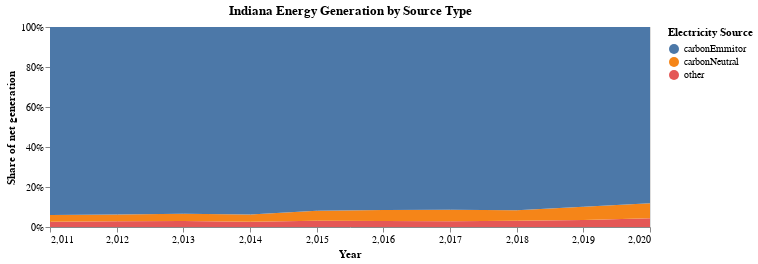

Notebook code for this chart:
### Code cell
carbonNeutral = ['BatteryStorage', 'Geothermal', 'Wind', 'Solar', 'PumpedStorage', 'Hydro', 'Nuclear']
carbonEmmitor = ['Coal','NaturalGas','Petroleum','Biomass']
other = ['Other']
typelist1 = [carbonNeutral, carbonEmmitor, other]
typenames1 = ['carbonNeutral', 'carbonEmmitor', 'other']
datafilter1 = 'energytype'
dataframe1 = df_merge[df_merge['State_x'] == 'IN']
title1 = "Indiana Energy Generation by Source Type"

energybytype(dataframe1, typelist1, typenames1, datafilter1, title1)

### Figure 1 — Vega-Lite specification as saved in the notebook (floating-point values rounded to 4 significant figures)
{"config": {"view": {"continuousWidth": 400, "continuousHeight": 300}}, "data": {"name": "data-4770a106d0262fae9363bf4cb60be8f6"}, "mark": "area", "encoding": {"color": {"type": "nominal", "field": "type", "legend": {"title": "Electricity Source"}}, "tooltip": [{"type": "quantitative", "field": "amount"}, {"type": "nominal", "field": "type"}, {"type": "ordinal", "field": "year"}], "x": {"type": "quantitative", "axis": {"tickMinStep": 1}, "field": "year", "title": "Year"}, "y": {"type": "quantitative", "field": "amount", "stack": "normalize", "title": "Share of net generation"}}, "height": 200, "selection": {"selector004": {"type": "interval", "bind": "scales", "encodings": ["x", "y"]}}, "title": "Indiana Energy Generation by Source Type", "width": 600, "$schema": "https://vega.github.io/schema/vega-lite/v4.8.1.json", "datasets": {"data-4770a106d0262fae9363bf4cb60be8f6": [{"type": "other", "amount": 2858000.0, "year": 2017.0}, {"type": "other", "amount": 2910000.0, "year": 2014.0}, {"type": "other", "amount": 2925000.0, "year": 2011.0}, {"type": "other", "amount": 3052000.0, "year": 2016.0}, {"type": "other", "amount": 3137000.0, "year": 2013.0}, {"type": "other", "amount": 3154000.0, "year": 2015.0}, {"type": "other", "amount": 3155000.0, "year": 2012.0}, {"type": "other", "amount": 3510000.0, "year": 2018.0}, {"type": "other", "amount": 3598000.0, "year": 2019.0}, {"type": "carbonNeutral", "amount": 3644000.0, "year": 2012.0}, {"type": "carbonNeutral", "amount": 3694000.0, "year": 2011.0}, {"type": "carbonNeutral", "amount": 3899000.0, "year": 2013.0}, {"type": "carbonNeutral", "amount": 3923000.0, "year": 2014.0}, {"type": "other", "amount": 3961000.0, "year": 2020.0}, {"type": "carbonNeutral", "amount": 5052000.0, "year": 2015.0}, {"type": "carbonNeutral", "amount": 5552000.0, "year": 2016.0}, {"type": "carbonNeutral", "amount": 5673000.0, "year": 2017.0}, {"type": "carbonNeutral", "amount": 5951000.0, "year": 2018.0}, {"type": "carbonNeutral", "amount": 6657000.0, "year": 2020.0}, {"type": "carbonNeutral", "amount": 6795000.0, "year": 2019.0}, {"type": "carbonEmmitor", "amount": 79010000.0, "year": 2020.0}, {"type": "carbonEmmitor", "amount": 90370000.0, "year": 2017.0}, {"type": "carbonEmmitor", "amount": 91740000.0, "year": 2019.0}, {"type": "carbonEmmitor", "amount": 92310000.0, "year": 2015.0}, {"type": "carbonEmmitor", "amount": 92600000.0, "year": 2016.0}, {"type": "carbonEmmitor", "amount": 98420000.0, "year": 2013.0}, {"type": "carbonEmmitor", "amount": 102300000.0, "year": 2012.0}, {"type": "carbonEmmitor", "amount": 103300000.0, "year": 2014.0}, {"type": "carbonEmmitor", "amount": 103700000.0, "year": 2011.0}, {"type": "carbonEmmitor", "amount": 104000000.0, "year": 2018.0}]}}
